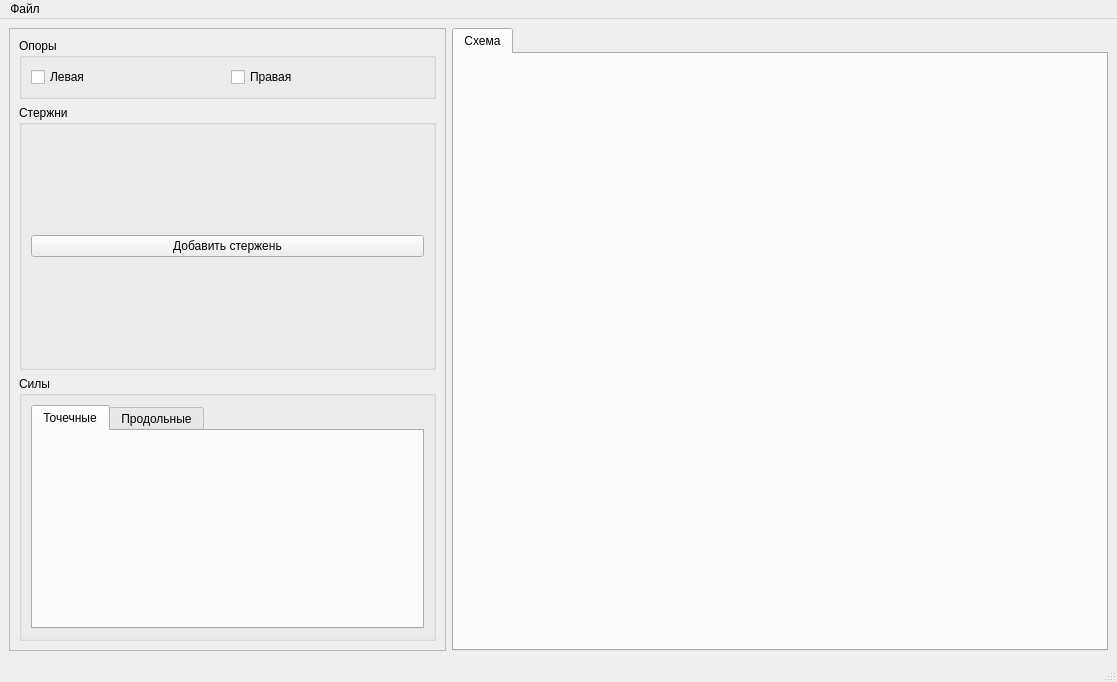
<?xml version="1.0" encoding="UTF-8"?>
<ui version="4.0">
 <class>MainWindow</class>
 <widget class="QMainWindow" name="MainWindow">
  <property name="geometry">
   <rect>
    <x>0</x>
    <y>0</y>
    <width>1117</width>
    <height>682</height>
   </rect>
  </property>
  <property name="windowTitle">
   <string>Mini-SAPR</string>
  </property>
  <widget class="QWidget" name="centralwidget">
   <layout class="QGridLayout" name="gridLayout">
    <item row="0" column="0">
     <widget class="QScrollArea" name="scrollArea">
      <property name="sizePolicy">
       <sizepolicy hsizetype="Expanding" vsizetype="Expanding">
        <horstretch>2</horstretch>
        <verstretch>0</verstretch>
       </sizepolicy>
      </property>
      <property name="widgetResizable">
       <bool>true</bool>
      </property>
      <widget class="QWidget" name="scrollAreaWidgetContents">
       <property name="geometry">
        <rect>
         <x>0</x>
         <y>0</y>
         <width>436</width>
         <height>613</height>
        </rect>
       </property>
       <property name="sizePolicy">
        <sizepolicy hsizetype="Preferred" vsizetype="Expanding">
         <horstretch>0</horstretch>
         <verstretch>0</verstretch>
        </sizepolicy>
       </property>
       <layout class="QVBoxLayout" name="verticalLayout">
        <property name="sizeConstraint">
         <enum>QLayout::SizeConstraint::SetNoConstraint</enum>
        </property>
        <item>
         <widget class="QGroupBox" name="Anchors">
          <property name="title">
           <string>Опоры</string>
          </property>
          <layout class="QHBoxLayout" name="horizontalLayout">
           <item>
            <widget class="QCheckBox" name="checkBoxLeft">
             <property name="text">
              <string>Левая</string>
             </property>
             <property name="autoRepeat">
              <bool>false</bool>
             </property>
             <property name="autoExclusive">
              <bool>false</bool>
             </property>
             <property name="tristate">
              <bool>false</bool>
             </property>
            </widget>
           </item>
           <item>
            <widget class="QCheckBox" name="checkBoxRight">
             <property name="text">
              <string>Правая</string>
             </property>
             <property name="autoRepeat">
              <bool>false</bool>
             </property>
             <property name="autoExclusive">
              <bool>false</bool>
             </property>
             <property name="tristate">
              <bool>false</bool>
             </property>
            </widget>
           </item>
          </layout>
         </widget>
        </item>
        <item>
         <widget class="QGroupBox" name="Bars">
          <property name="sizePolicy">
           <sizepolicy hsizetype="Preferred" vsizetype="MinimumExpanding">
            <horstretch>0</horstretch>
            <verstretch>0</verstretch>
           </sizepolicy>
          </property>
          <property name="minimumSize">
           <size>
            <width>0</width>
            <height>200</height>
           </size>
          </property>
          <property name="title">
           <string>Стержни</string>
          </property>
          <property name="checkable">
           <bool>false</bool>
          </property>
          <layout class="QVBoxLayout" name="verticalLayout_3">
           <property name="sizeConstraint">
            <enum>QLayout::SizeConstraint::SetMinimumSize</enum>
           </property>
           <item>
            <layout class="QGridLayout" name="BarsGrid"/>
           </item>
           <item>
            <widget class="QPushButton" name="BarsAdd">
             <property name="text">
              <string>Добавить стержень</string>
             </property>
            </widget>
           </item>
          </layout>
         </widget>
        </item>
        <item>
         <widget class="QGroupBox" name="Forces">
          <property name="sizePolicy">
           <sizepolicy hsizetype="Preferred" vsizetype="MinimumExpanding">
            <horstretch>0</horstretch>
            <verstretch>0</verstretch>
           </sizepolicy>
          </property>
          <property name="minimumSize">
           <size>
            <width>0</width>
            <height>200</height>
           </size>
          </property>
          <property name="title">
           <string>Силы</string>
          </property>
          <layout class="QVBoxLayout" name="verticalLayout_4">
           <property name="sizeConstraint">
            <enum>QLayout::SizeConstraint::SetMinimumSize</enum>
           </property>
           <item>
            <widget class="QTabWidget" name="ForcesTabs">
             <property name="currentIndex">
              <number>0</number>
             </property>
             <widget class="QWidget" name="NodeForces">
              <property name="enabled">
               <bool>true</bool>
              </property>
              <attribute name="title">
               <string>Точечные</string>
              </attribute>
             </widget>
             <widget class="QWidget" name="BarForces">
              <property name="enabled">
               <bool>true</bool>
              </property>
              <attribute name="title">
               <string>Продольные</string>
              </attribute>
             </widget>
            </widget>
           </item>
          </layout>
         </widget>
        </item>
       </layout>
      </widget>
     </widget>
    </item>
    <item row="0" column="1">
     <widget class="QTabWidget" name="tabWidget">
      <property name="sizePolicy">
       <sizepolicy hsizetype="Expanding" vsizetype="Expanding">
        <horstretch>3</horstretch>
        <verstretch>0</verstretch>
       </sizepolicy>
      </property>
      <property name="currentIndex">
       <number>0</number>
      </property>
      <widget class="QWidget" name="SchemaTab">
       <attribute name="title">
        <string>Схема</string>
       </attribute>
      </widget>
     </widget>
    </item>
   </layout>
  </widget>
  <widget class="QStatusBar" name="statusbar"/>
  <widget class="QMenuBar" name="menubar">
   <property name="geometry">
    <rect>
     <x>0</x>
     <y>0</y>
     <width>1117</width>
     <height>30</height>
    </rect>
   </property>
   <property name="defaultUp">
    <bool>false</bool>
   </property>
   <widget class="QMenu" name="menu">
    <property name="title">
     <string>Файл</string>
    </property>
    <addaction name="action_2"/>
    <addaction name="action_3"/>
    <addaction name="separator"/>
    <addaction name="action_5"/>
   </widget>
   <addaction name="menu"/>
  </widget>
  <action name="action">
   <property name="text">
    <string>Файл</string>
   </property>
  </action>
  <action name="action_2">
   <property name="text">
    <string>Сохранить</string>
   </property>
  </action>
  <action name="action_3">
   <property name="text">
    <string>Открыть</string>
   </property>
  </action>
  <action name="action_5">
   <property name="text">
    <string>Выйти</string>
   </property>
  </action>
 </widget>
 <resources/>
 <connections/>
</ui>
